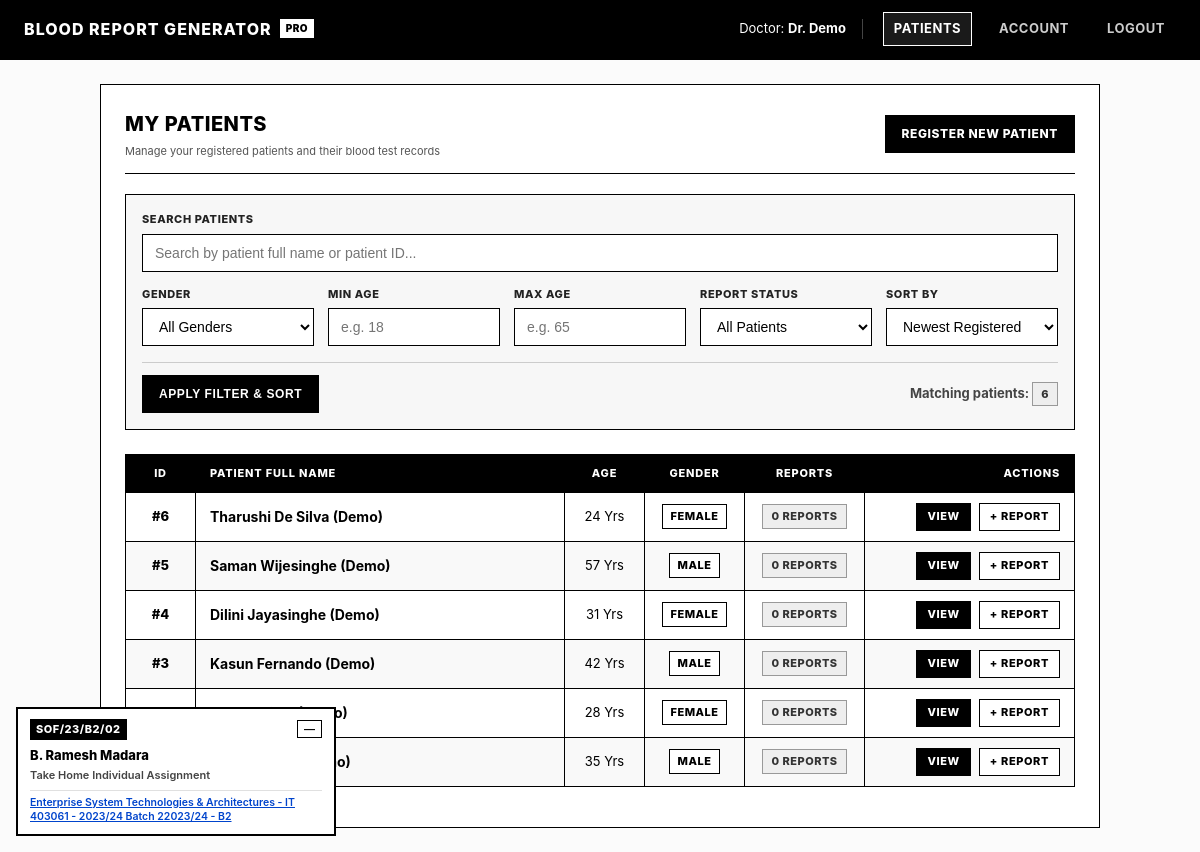
Page /index.php?action=patients (signed in) on the committed database.
### tables this page shows
CREATE TABLE IF NOT EXISTS patients (
    id INT AUTO_INCREMENT PRIMARY KEY,
    doctor_id INT NOT NULL,
    name VARCHAR(100) NOT NULL,
    age INT NOT NULL,
    gender VARCHAR(20) NOT NULL,
    FOREIGN KEY (doctor_id) REFERENCES doctors(id) ON DELETE CASCADE
);

### controller/PatientController.php (called while the page is built, shortened)
<?php
require_once __DIR__ . '/../model/PatientModel.php';
class PatientController
{
    private PatientModel $patientModel;
    public function __construct()
    {
        $this->patientModel = new PatientModel();
    }
    private function ensureDoctorIsAuthenticated(): int
    {
        return (int)$_SESSION['doctor_id'];
    }
    public function index(): void
    {
        $doctorId = $this->ensureDoctorIsAuthenticated();
        $searchTerm = trim($_GET['search'] ?? '');
        $genderFilter = trim($_GET['gender'] ?? '');
        $minAge = (isset($_GET['min_age']) && $_GET['min_age'] !== '') ? (int)$_GET['min_age'] : null;
        $maxAge = (isset($_GET['max_age']) && $_GET['max_age'] !== '') ? (int)$_GET['max_age'] : null;
        $reportStatusFilter = trim($_GET['report_status'] ?? '');
        $sortOption = trim($_GET['sort'] ?? 'id_desc');
        $patients = $this->patientModel->searchAndFilterPatients(
            $doctorId,
            $searchTerm,
            $genderFilter,
            $minAge,
            $maxAge,
            $reportStatusFilter,
            $sortOption
        );
        require __DIR__ . '/../view/patient_list.php';
    }
}

### model/Database.php (called while the page is built)
<?php
class Database
{
    private static ?PDO $connection = null;
    public static function getConnection(): PDO
    {
        if (self::$connection === null) {
            $dbHost = '127.0.0.1';
            $dbName = 'blood_report_system';
            $dbUser = 'root';
            $dbPassword = '';
            try {
                $connectionString = "mysql:host={$dbHost};dbname={$dbName};charset=utf8mb4";
                self::$connection = new PDO($connectionString, $dbUser, $dbPassword, [
                    PDO::ATTR_ERRMODE => PDO::ERRMODE_EXCEPTION,
                    PDO::ATTR_DEFAULT_FETCH_MODE => PDO::FETCH_ASSOC,
                    PDO::ATTR_EMULATE_PREPARES => false,
                ]);
            } catch (PDOException $dbError) {
                $serverConnectionString = "mysql:host={$dbHost};charset=utf8mb4";
                $setupConnection = new PDO($serverConnectionString, $dbUser, $dbPassword, [
                    PDO::ATTR_ERRMODE => PDO::ERRMODE_EXCEPTION,
                ]);
                $setupConnection->exec(file_get_contents(__DIR__ . '/../schema.sql'));
                $connectionString = "mysql:host={$dbHost};dbname={$dbName};charset=utf8mb4";
                self::$connection = new PDO($connectionString, $dbUser, $dbPassword, [
                    PDO::ATTR_ERRMODE => PDO::ERRMODE_EXCEPTION,
                    PDO::ATTR_DEFAULT_FETCH_MODE => PDO::FETCH_ASSOC,
                    PDO::ATTR_EMULATE_PREPARES => false,
                ]);
            }
        }
        return self::$connection;
    }
}

### model/PatientModel.php (called while the page is built, shortened)
<?php
require_once __DIR__ . '/Database.php';
class PatientModel
{
    private PDO $db;
    public function __construct()
    {
        $this->db = Database::getConnection();
    }
    public function searchAndFilterPatients(
        int $doctorId,
        string $searchTerm = '',
        string $genderFilter = '',
        ?int $minAge = null,
        ?int $maxAge = null,
        string $reportStatusFilter = '',
        string $sortOption = 'id_desc'
    ): array {
        $query = "
            SELECT patients.*, COUNT(reports.id) AS report_count
            FROM patients
            LEFT JOIN reports ON patients.id = reports.patient_id
            WHERE patients.doctor_id = :doctor_id
        ";
        $filters = [
            ':doctor_id' => $doctorId,
        ];
        $query .= " GROUP BY patients.id";
        $sortChoices = [
            'id_desc' => 'patients.id DESC',
            'id_asc' => 'patients.id ASC',
            'name_asc' => 'patients.name ASC',
            'name_desc' => 'patients.name DESC',
            'age_asc' => 'patients.age ASC',
            'age_desc' => 'patients.age DESC',
            'reports_desc' => 'report_count DESC, patients.id DESC',
        ];
        $sortOrder = $sortChoices[$sortOption] ?? 'patients.id DESC';
        $query .= " ORDER BY " . $sortOrder;
        $statement = $this->db->prepare($query);
        $statement->execute($filters);
        return $statement->fetchAll();
    }
}

### view/patient_list.php (the view, shortened to what this page needs)
<?php require __DIR__ . '/header.php'; ?>
<div class="panel">
    <div class="panel-header">
        <div>
            <h2>My Patients</h2>
            <div class="form-hint">Manage your registered patients and their blood test records</div>
        </div>
        <div>
            <a href="index.php?action=patient_create" class="button">Register New Patient</a>
        </div>
    </div>
    <div class="info-card" style="margin-bottom: 24px;">
        <form method="GET" action="index.php">
            <div style="margin-bottom: 14px;">
                <label for="search" style="margin-top: 0;">Search Patients</label>
                <input type="text" id="search" name="search" value="<?php echo htmlspecialchars($searchTerm); ?>" placeholder="Search by patient full name or patient ID...">
            </div>
            <div style="display: grid; grid-template-columns: repeat(auto-fit, minmax(170px, 1fr)); gap: 14px; margin-bottom: 16px;">
                <div>
                    <label for="gender" style="margin-top: 0;">Gender</label>
                    <select id="gender" name="gender">
                        <option value="">All Genders</option>
                    </select>
                </div>
                <div>
                    <label for="min_age" style="margin-top: 0;">Min Age</label>
                    <input type="number" id="min_age" name="min_age" min="1" max="125" placeholder="e.g. 18" value="<?php echo ($minAge !== null) ? htmlspecialchars((string)$minAge) : ''; ?>">
                </div>
                <div>
                    <label for="max_age" style="margin-top: 0;">Max Age</label>
                    <input type="number" id="max_age" name="max_age" min="1" max="125" placeholder="e.g. 65" value="<?php echo ($maxAge !== null) ? htmlspecialchars((string)$maxAge) : ''; ?>">
                </div>
                <div>
                    <label for="report_status" style="margin-top: 0;">Report Status</label>
                    <select id="report_status" name="report_status">
                        <option value="">All Patients</option>
                    </select>
                </div>
                <div>
                    <label for="sort" style="margin-top: 0;">Sort By</label>
                    <select id="sort" name="sort">
                        <option value="id_desc" <?php echo ($sortOption === 'id_desc') ? 'selected' : ''; ?>>Newest Registered</option>
                    </select>
                </div>
            </div>
            <div style="display: flex; gap: 10px; align-items: center; justify-content: space-between; border-top: 1px solid #cccccc; padding-top: 12px;">
                <div class="button-group">
                    <button type="submit" class="button">Apply Filter & Sort</button>
                </div>
                <div style="font-size: 13px; font-weight: 700; color: #444444;">
                    Matching patients: <span class="badge badge-grey"><?php echo count($patients); ?></span>
                </div>
            </div>
        </form>
    </div>
    <?php if (empty($patients)): ?>
        <?php if ($hasActiveFilters): ?>
            <div class="alert-warning" style="display: flex; justify-content: space-between; align-items: center;">
                <span>No patients match your current search and filter criteria.</span>
                <a href="index.php?action=patients" class="button secondary button-small">Reset All Filters</a>
            </div>
        <?php else: ?>
            <div class="alert-warning" style="display: flex; justify-content: space-between; align-items: center;">
                <span>No patients have been registered yet under your account.</span>
                <a href="index.php?action=patient_create" class="button button-small">Register First Patient</a>
            </div>
        <?php endif; ?>
    <?php else: ?>
        <table>
            <thead>
                <tr>
                    <th style="width: 70px; text-align: center;">ID</th>
                    <th>Patient Full Name</th>
                    <th style="width: 80px; text-align: center;">Age</th>
                    <th style="width: 100px; text-align: center;">Gender</th>
                    <th style="width: 120px; text-align: center;">Reports</th>
                    <th style="width: 210px; text-align: right;">Actions</th>
                </tr>
            </thead>
            <tbody>
                <?php foreach ($patients as $patient): ?>
                    <tr>
                        <td style="text-align: center; font-weight: 800;">#<?php echo htmlspecialchars((string)$patient['id']); ?></td>
                        <td>
                            <strong style="font-size: 14px;"><?php echo htmlspecialchars($patient['name']); ?></strong>
                        </td>
                        <td style="text-align: center;"><?php echo htmlspecialchars((string)$patient['age']); ?> Yrs</td>
                        <td style="text-align: center;">
                            <span class="badge"><?php echo htmlspecialchars($patient['gender']); ?></span>
                        </td>
                        <td style="text-align: center;">
                            <?php $reportTotal = (int)($patient['report_count'] ?? 0); ?>
                            <?php if ($reportTotal > 0): ?>
                                <span class="badge badge-dark"><?php echo $reportTotal; ?> <?php echo ($reportTotal === 1) ? 'Report' : 'Reports'; ?></span>
                            <?php else: ?>
                                <span class="badge badge-grey">0 Reports</span>
                            <?php endif; ?>
                        </td>
                        <td class="actions-cell">
                            <div class="button-group">
                                <a href="index.php?action=patient_view&id=<?php echo urlencode($patient['id']); ?>" class="button button-small">View</a>
                                <a href="index.php?action=report_create&patient_id=<?php echo urlencode($patient['id']); ?>" class="button secondary button-small">+ Report</a>
                            </div>
                        </td>
                    </tr>
                <?php endforeach; ?>
            </tbody>
        </table>
    <?php endif; ?>
</div>
<?php require __DIR__ . '/footer.php'; ?>

### rows in the picture
patients: id "6", name "Tharushi De Silva (Demo)", age "24", gender "FEMALE"
patients: id "5", name "Saman Wijesinghe (Demo)", age "57", gender "MALE"
patients: id "4", name "Dilini Jayasinghe (Demo)", age "31", gender "FEMALE"
patients: id "3", name "Kasun Fernando (Demo)", age "42", gender "MALE"
patients: age "28", gender "FEMALE"
patients: age "35", gender "MALE"

### other values in the picture
$_SESSION['doctor_display_name'] "Dr. Demo"
count($patients) "6"
